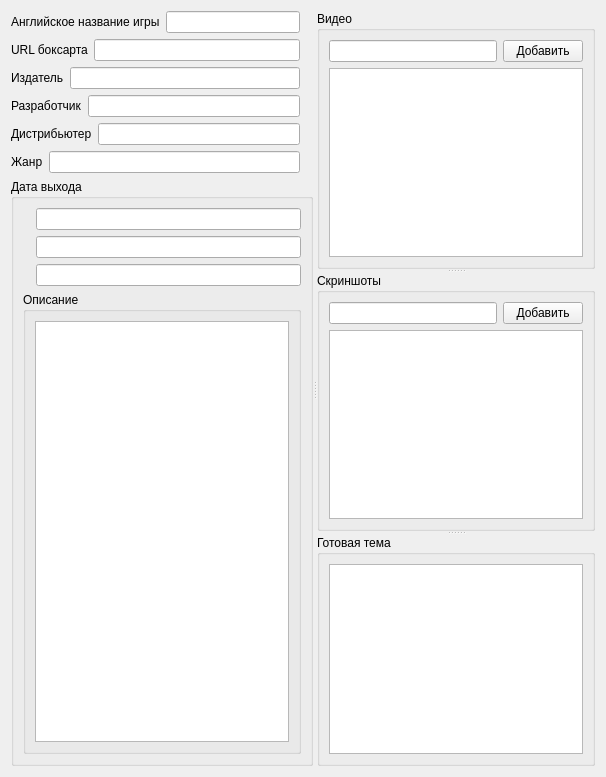
      <widget class="QWidget" name="tab_4">
       <attribute name="title">
        <string>Wii</string>
       </attribute>
       <layout class="QVBoxLayout" name="verticalLayout_27">
        <item>
         <widget class="QSplitter" name="splitter_9">
          <property name="orientation">
           <enum>Qt::Horizontal</enum>
          </property>
          <widget class="QWidget" name="layoutWidget">
           <layout class="QVBoxLayout" name="verticalLayout_23">
            <item>
             <layout class="QHBoxLayout" name="horizontalLayout_56">
              <item>
               <widget class="QLabel" name="label_18">
                <property name="text">
                 <string>Английское название игры</string>
                </property>
               </widget>
              </item>
              <item>
               <widget class="QLineEdit" name="nameGameWii">
                <property name="toolTip">
                 <string>Английское название игры</string>
                </property>
                <property name="text">
                 <string/>
                </property>
               </widget>
              </item>
              <item>
               <widget class="QLabel" name="isNoyNullLb17">
                <property name="text">
                 <string/>
                </property>
                <property name="pixmap">
                 <pixmap resource="../rsc/rate.qrc">:/cancel.png</pixmap>
                </property>
               </widget>
              </item>
             </layout>
            </item>
            <item>
             <layout class="QHBoxLayout" name="horizontalLayout_55">
              <item>
               <widget class="QLabel" name="label123_4">
                <property name="text">
                 <string>URL боксарта</string>
                </property>
               </widget>
              </item>
              <item>
               <widget class="QLineEdit" name="boxArtWii">
                <property name="toolTip">
                 <string>URL боксарта</string>
                </property>
                <property name="whatsThis">
                 <string/>
                </property>
                <property name="text">
                 <string/>
                </property>
               </widget>
              </item>
              <item>
               <widget class="QLabel" name="isNoyNullLb18">
                <property name="text">
                 <string/>
                </property>
                <property name="pixmap">
                 <pixmap resource="../rsc/rate.qrc">:/cancel.png</pixmap>
                </property>
               </widget>
              </item>
             </layout>
            </item>
            <item>
             <layout class="QHBoxLayout" name="horizontalLayout_57">
              <item>
               <widget class="QLabel" name="label_16">
                <property name="text">
                 <string>Издатель</string>
                </property>
               </widget>
              </item>
              <item>
               <widget class="QLineEdit" name="publisherWii">
                <property name="toolTip">
                 <string>Издатель</string>
                </property>
                <property name="text">
                 <string/>
                </property>
               </widget>
              </item>
              <item>
               <widget class="QLabel" name="isNoyNullLb19">
                <property name="text">
                 <string/>
                </property>
                <property name="pixmap">
                 <pixmap resource="../rsc/rate.qrc">:/cancel.png</pixmap>
                </property>
               </widget>
              </item>
             </layout>
            </item>
            <item>
             <layout class="QHBoxLayout" name="horizontalLayout_58">
              <item>
               <widget class="QLabel" name="label_15">
                <property name="text">
                 <string>Разработчик</string>
                </property>
               </widget>
              </item>
              <item>
               <widget class="QLineEdit" name="DevWii">
                <property name="toolTip">
                 <string>Разработчик</string>
                </property>
                <property name="text">
                 <string/>
                </property>
               </widget>
              </item>
              <item>
               <widget class="QLabel" name="isNoyNullLb20">
                <property name="text">
                 <string/>
                </property>
                <property name="pixmap">
                 <pixmap resource="../rsc/rate.qrc">:/cancel.png</pixmap>
                </property>
               </widget>
              </item>
             </layout>
            </item>
            <item>
             <layout class="QHBoxLayout" name="horizontalLayout_59">
              <item>
               <widget class="QLabel" name="label_14">
                <property name="text">
                 <string>Дистрибьютер</string>
                </property>
               </widget>
              </item>
              <item>
               <widget class="QLineEdit" name="distribWii">
                <property name="toolTip">
                 <string>Дистрибьютер</string>
                </property>
               </widget>
              </item>
              <item>
               <widget class="QLabel" name="isNoyNullLb21">
                <property name="text">
                 <string/>
                </property>
                <property name="pixmap">
                 <pixmap resource="../rsc/rate.qrc">:/cancel.png</pixmap>
                </property>
               </widget>
              </item>
             </layout>
            </item>
            <item>
             <layout class="QHBoxLayout" name="horizontalLayout_60">
              <item>
               <widget class="QLabel" name="label_17">
                <property name="text">
                 <string>Жанр</string>
                </property>
               </widget>
              </item>
              <item>
               <widget class="QLineEdit" name="genreWii">
                <property name="toolTip">
                 <string>Жанр</string>
                </property>
                <property name="text">
                 <string/>
                </property>
               </widget>
              </item>
              <item>
               <widget class="QLabel" name="isNoyNullLb22">
                <property name="text">
                 <string/>
                </property>
                <property name="pixmap">
                 <pixmap resource="../rsc/rate.qrc">:/cancel.png</pixmap>
                </property>
               </widget>
              </item>
             </layout>
            </item>
            <item>
             <widget class="QGroupBox" name="DateBoxWii">
              <property name="title">
               <string>Дата выхода</string>
              </property>
              <layout class="QVBoxLayout" name="verticalLayout_26">
               <item>
                <layout class="QHBoxLayout" name="horizontalLayout_24">
                 <item>
                  <widget class="QLabel" name="JP_Wii">
                   <property name="text">
                    <string/>
                   </property>
                   <property name="pixmap">
                    <pixmap resource="../rsc/rate.qrc">:/jp.png</pixmap>
                   </property>
                  </widget>
                 </item>
                 <item>
                  <widget class="QLineEdit" name="jpLnWii">
                   <property name="enabled">
                    <bool>true</bool>
                   </property>
                  </widget>
                 </item>
                </layout>
               </item>
               <item>
                <layout class="QHBoxLayout" name="horizontalLayout_25">
                 <item>
                  <widget class="QLabel" name="USA_Wii">
                   <property name="cursor">
                    <cursorShape>ArrowCursor</cursorShape>
                   </property>
                   <property name="text">
                    <string/>
                   </property>
                   <property name="pixmap">
                    <pixmap resource="../rsc/rate.qrc">:/usa.png</pixmap>
                   </property>
                  </widget>
                 </item>
                 <item>
                  <widget class="QLineEdit" name="usaLnWii">
                   <property name="enabled">
                    <bool>true</bool>
                   </property>
                  </widget>
                 </item>
                </layout>
               </item>
               <item>
                <layout class="QHBoxLayout" name="horizontalLayout_26">
                 <item>
                  <widget class="QLabel" name="EU_Wii">
                   <property name="text">
                    <string/>
                   </property>
                   <property name="pixmap">
                    <pixmap resource="../rsc/rate.qrc">:/eu.png</pixmap>
                   </property>
                  </widget>
                 </item>
                 <item>
                  <widget class="QLineEdit" name="euLnWii">
                   <property name="enabled">
                    <bool>true</bool>
                   </property>
                  </widget>
                 </item>
                </layout>
               </item>
               <item>
                <widget class="QGroupBox" name="descrBoxWii">
                 <property name="title">
                  <string>Описание</string>
                 </property>
                 <layout class="QHBoxLayout" name="horizontalLayout_27">
                  <item>
                   <widget class="QTextEdit" name="descrWii"/>
                  </item>
                 </layout>
                </widget>
               </item>
              </layout>
             </widget>
            </item>
           </layout>
          </widget>
          <widget class="QSplitter" name="splitter_4">
           <property name="orientation">
            <enum>Qt::Vertical</enum>
           </property>
           <widget class="QGroupBox" name="videoBoxWii">
            <property name="title">
             <string>Видео</string>
            </property>
            <layout class="QVBoxLayout" name="verticalLayout_28">
             <item>
              <layout class="QVBoxLayout" name="verticalLayout_29">
               <item>
                <layout class="QHBoxLayout" name="horizontalLayout_28">
                 <item>
                  <widget class="QLineEdit" name="addVideoLnWii">
                   <property name="toolTip">
                    <string>URL видео</string>
                   </property>
                   <property name="text">
                    <string/>
                   </property>
                  </widget>
                 </item>
                 <item>
                  <widget class="QPushButton" name="addVideoWii">
                   <property name="toolTip">
                    <string>Добавить ссылку</string>
                   </property>
                   <property name="statusTip">
                    <string/>
                   </property>
                   <property name="whatsThis">
                    <string/>
                   </property>
                   <property name="text">
                    <string>Добавить</string>
                   </property>
                  </widget>
                 </item>
                </layout>
               </item>
              </layout>
             </item>
             <item>
              <widget class="QTableWidget" name="videoWii">
               <property name="editTriggers">
                <set>QAbstractItemView::AnyKeyPressed|QAbstractItemView::EditKeyPressed</set>
               </property>
               <property name="selectionMode">
                <enum>QAbstractItemView::SingleSelection</enum>
               </property>
               <property name="columnCount">
                <number>1</number>
               </property>
               <attribute name="horizontalHeaderVisible">
                <bool>false</bool>
               </attribute>
               <attribute name="horizontalHeaderMinimumSectionSize">
                <number>20</number>
               </attribute>
               <attribute name="horizontalHeaderStretchLastSection">
                <bool>true</bool>
               </attribute>
               <attribute name="verticalHeaderVisible">
                <bool>false</bool>
               </attribute>
               <attribute name="verticalHeaderDefaultSectionSize">
                <number>20</number>
               </attribute>
               <column/>
              </widget>
             </item>
            </layout>
           </widget>
           <widget class="QGroupBox" name="ImgBoxWii">
            <property name="title">
             <string>Скриншоты</string>
            </property>
            <layout class="QVBoxLayout" name="verticalLayout_22">
             <item>
              <layout class="QHBoxLayout" name="horizontalLayout_29">
               <item>
                <widget class="QLineEdit" name="addImgLnWii">
                 <property name="cursor">
                  <cursorShape>ArrowCursor</cursorShape>
                 </property>
                 <property name="toolTip">
                  <string>URL скриншота</string>
                 </property>
                 <property name="text">
                  <string/>
                 </property>
                </widget>
               </item>
               <item>
                <widget class="QPushButton" name="addImgWii">
                 <property name="text">
                  <string>Добавить</string>
                 </property>
                </widget>
               </item>
              </layout>
             </item>
             <item>
              <widget class="QTableWidget" name="imgWii">
               <property name="editTriggers">
                <set>QAbstractItemView::AnyKeyPressed|QAbstractItemView::EditKeyPressed</set>
               </property>
               <property name="selectionMode">
                <enum>QAbstractItemView::SingleSelection</enum>
               </property>
               <property name="columnCount">
                <number>1</number>
               </property>
               <attribute name="horizontalHeaderVisible">
                <bool>false</bool>
               </attribute>
               <attribute name="horizontalHeaderMinimumSectionSize">
                <number>20</number>
               </attribute>
               <attribute name="horizontalHeaderStretchLastSection">
                <bool>true</bool>
               </attribute>
               <attribute name="verticalHeaderVisible">
                <bool>false</bool>
               </attribute>
               <attribute name="verticalHeaderDefaultSectionSize">
                <number>20</number>
               </attribute>
               <column/>
              </widget>
             </item>
            </layout>
           </widget>
           <widget class="QGroupBox" name="OkResultBoxWii">
            <property name="minimumSize">
             <size>
              <width>0</width>
              <height>0</height>
             </size>
            </property>
            <property name="title">
             <string>Готовая тема</string>
            </property>
            <layout class="QVBoxLayout" name="verticalLayout_24">
             <item>
              <widget class="QTextEdit" name="resultWii"/>
             </item>
            </layout>
           </widget>
          </widget>
         </widget>
        </item>
       </layout>
      </widget>
